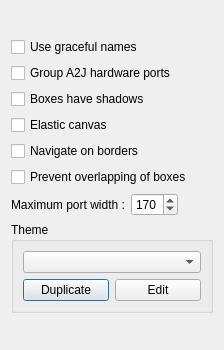
<?xml version="1.0" encoding="UTF-8"?>
<ui version="4.0">
 <class>CanvasOptions</class>
 <widget class="QDialog" name="CanvasOptions">
  <property name="geometry">
   <rect>
    <x>0</x>
    <y>0</y>
    <width>224</width>
    <height>350</height>
   </rect>
  </property>
  <property name="windowTitle">
   <string>Canvas Options</string>
  </property>
  <layout class="QVBoxLayout" name="verticalLayout_2">
   <item>
    <layout class="QVBoxLayout" name="verticalLayout">
     <item>
      <spacer name="verticalSpacer_2">
       <property name="orientation">
        <enum>Qt::Vertical</enum>
       </property>
       <property name="sizeHint" stdset="0">
        <size>
         <width>20</width>
         <height>40</height>
        </size>
       </property>
      </spacer>
     </item>
     <item>
      <widget class="QCheckBox" name="checkBoxGracefulNames">
       <property name="toolTip">
        <string>&lt;html&gt;&lt;head/&gt;&lt;body&gt;&lt;p&gt;Display shorter and more readable ports and groups names.&lt;/p&gt;&lt;p&gt;If unchecked, displayed port names will be the trought port names.&lt;/p&gt;&lt;/body&gt;&lt;/html&gt;</string>
       </property>
       <property name="text">
        <string>Use graceful names</string>
       </property>
      </widget>
     </item>
     <item>
      <widget class="QCheckBox" name="checkBoxA2J">
       <property name="text">
        <string>Group A2J hardware ports</string>
       </property>
      </widget>
     </item>
     <item>
      <widget class="QCheckBox" name="checkBoxShadows">
       <property name="text">
        <string>Boxes have shadows</string>
       </property>
      </widget>
     </item>
     <item>
      <widget class="QCheckBox" name="checkBoxElastic">
       <property name="toolTip">
        <string>&lt;html&gt;&lt;head/&gt;&lt;body&gt;&lt;p&gt;Always resize the canvas scene to the mininum contents.&lt;/p&gt;&lt;p&gt;This way, the view is directly optimized while moving boxes.&lt;/p&gt;&lt;/body&gt;&lt;/html&gt;</string>
       </property>
       <property name="text">
        <string>Elastic canvas</string>
       </property>
      </widget>
     </item>
     <item>
      <widget class="QCheckBox" name="checkBoxBordersNavigation">
       <property name="toolTip">
        <string>&lt;html&gt;&lt;head/&gt;&lt;body&gt;&lt;p&gt;Allows navigation on borders.&lt;/p&gt;&lt;p&gt;While connecting, moving or selecting boxes, the view is moved when cursor is near a border.&lt;br/&gt;This way, no need to scroll mouse wheel, press shift button or move scroll bars.&lt;/p&gt;&lt;p&gt;&lt;br/&gt;This has strictly no effect if the entire scene is visible in the view.&lt;/p&gt;&lt;/body&gt;&lt;/html&gt;</string>
       </property>
       <property name="text">
        <string>Navigate on borders</string>
       </property>
      </widget>
     </item>
     <item>
      <widget class="QCheckBox" name="checkBoxPreventOverlap">
       <property name="toolTip">
        <string>&lt;html&gt;&lt;head/&gt;&lt;body&gt;&lt;p&gt;When this option is active, boxes are automatically moved when another box has been moved over them.&lt;/p&gt;&lt;/body&gt;&lt;/html&gt;</string>
       </property>
       <property name="text">
        <string>Prevent overlapping of boxes</string>
       </property>
       <property name="checked">
        <bool>false</bool>
       </property>
      </widget>
     </item>
     <item>
      <layout class="QHBoxLayout" name="horizontalLayout_2">
       <item>
        <widget class="QLabel" name="label_2">
         <property name="text">
          <string>Maximum port width :</string>
         </property>
        </widget>
       </item>
       <item>
        <widget class="QSpinBox" name="spinBoxMaxPortWidth">
         <property name="sizePolicy">
          <sizepolicy hsizetype="Fixed" vsizetype="Fixed">
           <horstretch>0</horstretch>
           <verstretch>0</verstretch>
          </sizepolicy>
         </property>
         <property name="minimum">
          <number>40</number>
         </property>
         <property name="maximum">
          <number>800</number>
         </property>
         <property name="value">
          <number>170</number>
         </property>
        </widget>
       </item>
       <item>
        <spacer name="horizontalSpacer">
         <property name="orientation">
          <enum>Qt::Horizontal</enum>
         </property>
         <property name="sizeHint" stdset="0">
          <size>
           <width>40</width>
           <height>20</height>
          </size>
         </property>
        </spacer>
       </item>
      </layout>
     </item>
     <item>
      <widget class="QGroupBox" name="groupBox">
       <property name="title">
        <string>Theme</string>
       </property>
       <layout class="QVBoxLayout" name="verticalLayout_3">
        <item>
         <widget class="QComboBox" name="comboBoxTheme"/>
        </item>
        <item>
         <layout class="QHBoxLayout" name="horizontalLayout">
          <item>
           <widget class="QPushButton" name="pushButtonDuplicateTheme">
            <property name="text">
             <string>Duplicate</string>
            </property>
            <property name="icon">
             <iconset theme="edit-duplicate">
              <normaloff>.</normaloff>.</iconset>
            </property>
           </widget>
          </item>
          <item>
           <widget class="QPushButton" name="pushButtonEditTheme">
            <property name="toolTip">
             <string>Edit the theme configuration file in a the text editor.</string>
            </property>
            <property name="text">
             <string>Edit</string>
            </property>
            <property name="icon">
             <iconset theme="document-edit">
              <normaloff>.</normaloff>.</iconset>
            </property>
           </widget>
          </item>
         </layout>
        </item>
       </layout>
      </widget>
     </item>
     <item>
      <spacer name="verticalSpacer">
       <property name="orientation">
        <enum>Qt::Vertical</enum>
       </property>
       <property name="sizeHint" stdset="0">
        <size>
         <width>20</width>
         <height>40</height>
        </size>
       </property>
      </spacer>
     </item>
    </layout>
   </item>
  </layout>
 </widget>
 <resources/>
 <connections/>
</ui>
